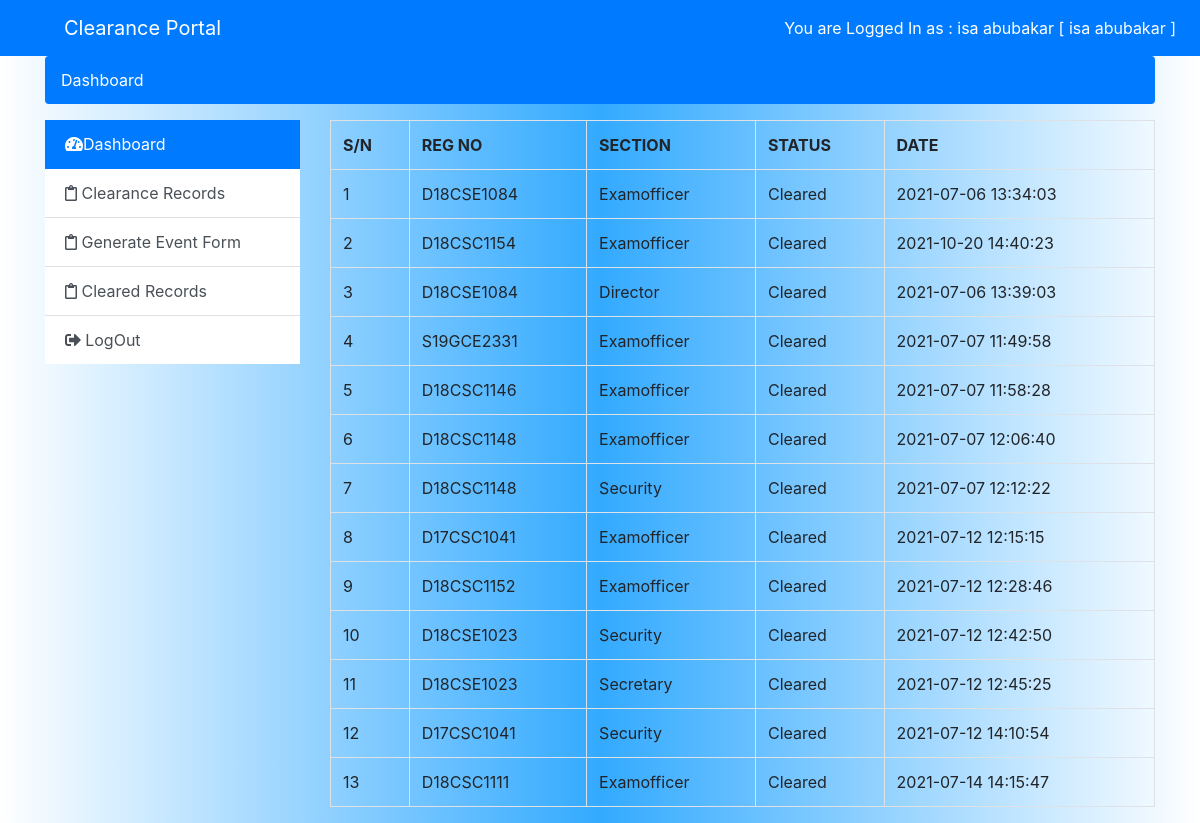
The app's page /dashboard.php?p=clearedrecords (signed in) with its own data.
### tables this page shows
CREATE TABLE `tbl_clearance_cleared` (
  `id` int(11) NOT NULL,
  `regno` varchar(255) NOT NULL,
  `clear_by` varchar(50) NOT NULL,
  `comment` varchar(200) NOT NULL,
  `status` varchar(50) NOT NULL,
  `date` timestamp NULL DEFAULT current_timestamp()
);

### view/clearedrecords.php (the view)
<table class="table table-bordered ">
    <tr>
        <th>S/N</th>
        <th>REG NO</th>
        <th>SECTION</th>
        <th>STATUS</th>
        <th> DATE </th>
    </tr>
    <?php
        $clearedQuery = $conn->query("SELECT * FROM `tbl_clearance_cleared` WHERE status = 'cleared'");
        if (!$clearedQuery) {
            die(error(" UNABLE TO VERIFY LIST OF CLEARED STUDENT ").$conn->error);
        }else{
            if (mysqli_num_rows($clearedQuery) > 0) {
                $sn = 1;
                while ($row = mysqli_fetch_assoc($clearedQuery)) {
                   extract($row);
                   $regno = strtoupper($regno);
                   $status = ucwords($status);
                   $clear_by = ucwords($clear_by);
                   echo "
                    <tr>
                        <td>$sn</td>
                        <td>$regno </td>
                        <td>$clear_by</td>
                        <td>$status</td>
                        <td> $date </td>
                    </tr>
                   ";
                   $sn++;
                }
            }else{
                echo "
                    <tr>
                        <td colspan=5'>NO CLEARED STUDENT ON THE SYSTEM</td>
                    </tr>
                ";
            }
        }
    ?>
</table>

### css/admindashboard.css (style rules this page uses)
body { background-image: linear-gradient(to right, #ffff, #3af, #ffff); }

### records on screen
tbl_clearance_cleared: regno "D18CSE1084", clear_by "Examofficer", status "Cleared", date "2021-07-06 13:34:03"
tbl_clearance_cleared: regno "D18CSC1154", clear_by "Examofficer", status "Cleared", date "2021-10-20 14:40:23"
tbl_clearance_cleared: regno "D18CSE1084", clear_by "Director", status "Cleared", date "2021-07-06 13:39:03"
tbl_clearance_cleared: regno "S19GCE2331", clear_by "Examofficer", status "Cleared", date "2021-07-07 11:49:58"
tbl_clearance_cleared: regno "D18CSC1146", clear_by "Examofficer", status "Cleared", date "2021-07-07 11:58:28"
tbl_clearance_cleared: regno "D18CSC1148", clear_by "Examofficer", status "Cleared", date "2021-07-07 12:06:40"
tbl_clearance_cleared: regno "D18CSC1148", clear_by "Security", status "Cleared", date "2021-07-07 12:12:22"
tbl_clearance_cleared: regno "D17CSC1041", clear_by "Examofficer", status "Cleared", date "2021-07-12 12:15:15"
tbl_clearance_cleared: regno "D18CSC1152", clear_by "Examofficer", status "Cleared", date "2021-07-12 12:28:46"
tbl_clearance_cleared: regno "D18CSE1023", clear_by "Security", status "Cleared", date "2021-07-12 12:42:50"
tbl_clearance_cleared: regno "D18CSE1023", clear_by "Secretary", status "Cleared", date "2021-07-12 12:45:25"
tbl_clearance_cleared: regno "D17CSC1041", clear_by "Security", status "Cleared", date "2021-07-12 14:10:54"
tbl_clearance_cleared: regno "D18CSC1111", clear_by "Examofficer", status "Cleared", date "2021-07-14 14:15:47"

### other values on screen
$_SESSION["username"] "isa abubakar"
$_SESSION["usertype"] "isa abubakar"
